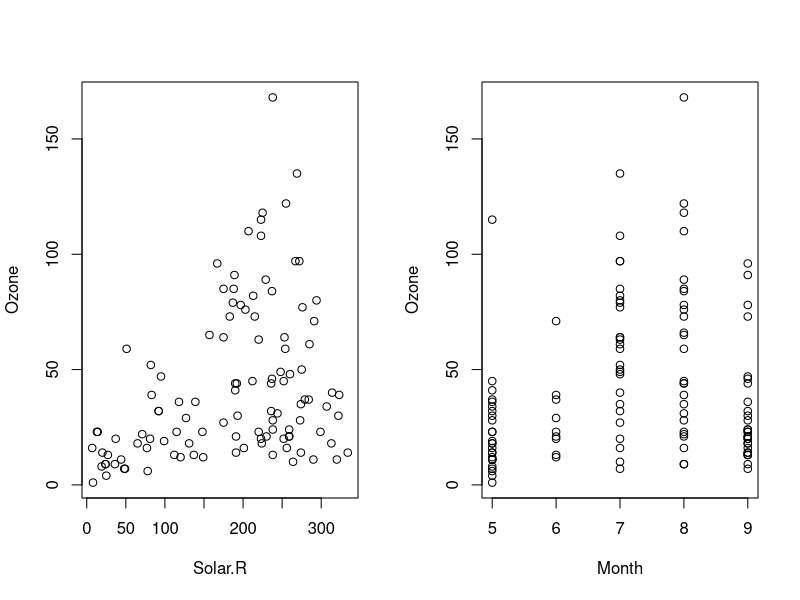
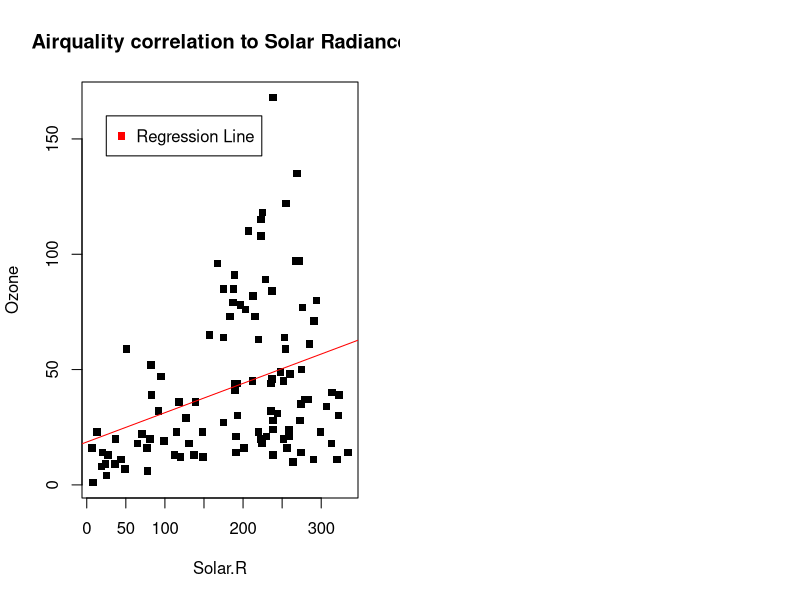

The R script that drew these images, in order:
## ---- chunk 1
data(airquality)

head(airquality)
## ---- chunk 2
par(mfrow=c(1,2))
plot(Ozone ~ Solar.R, airquality)
plot(Ozone ~ Month, airquality)
## ---- chunk 3
library(stats)
model <- lm(Ozone ~ Solar.R, airquality)

with(airquality, plot(Solar.R, Ozone, pch = 15, main = "Airquality correlation to Solar Radiance"))
abline(model, lwd = 1, col = "red")
legend(x=25, y=160, pch = 15, bty = "o", col = "red", legend = "Regression Line")
